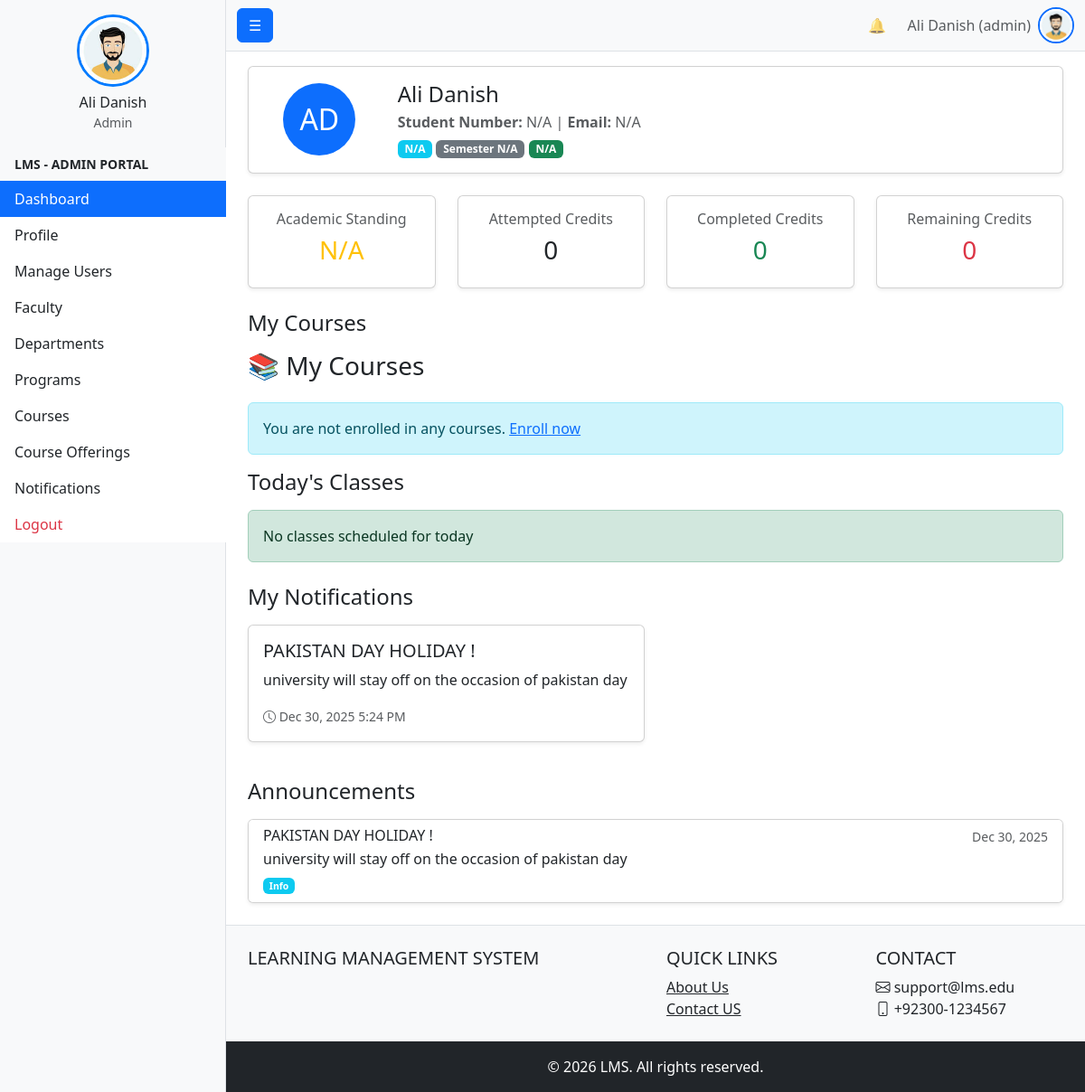
Screenshot of /roles/Student/dashboard.php (signed in) with the database file from the repository.
### tables this page shows
CREATE TABLE `users` (
  `id` int(11) NOT NULL,
  `first_name` varchar(100) NOT NULL,
  `last_name` varchar(100) NOT NULL,
  `full_name` varchar(201) GENERATED ALWAYS AS (concat(`first_name`,' ',`last_name`)) STORED,
  `email` varchar(255) DEFAULT NULL,
  `contact_number` varchar(20) DEFAULT NULL,
  `profile_image` varchar(255) DEFAULT NULL COMMENT 'Stores profile image filename (stored in /public/uploads/profiles/)',
  `campus_id` int(11) DEFAULT NULL,
  `gender` enum('male','female','other') DEFAULT NULL,
  `cnic` varchar(15) DEFAULT NULL,
  `date_of_birth` date DEFAULT NULL,
  `address` text DEFAULT NULL,
  `password_hash` varchar(255) NOT NULL,
  `user_code` varchar(255) NOT NULL,
  `status` enum('active','inactive','suspended') NOT NULL DEFAULT 'active',
  `is_deleted` tinyint(1) NOT NULL DEFAULT 0,
  `created_at` timestamp NOT NULL DEFAULT current_timestamp(),
  `updated_at` timestamp NOT NULL DEFAULT current_timestamp() ON UPDATE current_timestamp(),
  `last_login_at` datetime DEFAULT NULL
);

CREATE TABLE `roles` (
  `role_id` int(11) NOT NULL,
  `role_name` enum('student','faculty','admin','student_affairs','examination','admission','accounts') NOT NULL
);

CREATE TABLE `user_notification` (
  `user_id` int(11) NOT NULL,
  `notification_id` int(11) NOT NULL,
  `is_read` tinyint(1) NOT NULL DEFAULT 0,
  `read_at` datetime DEFAULT NULL
);

CREATE TABLE `notification` (
  `notification_id` int(11) NOT NULL,
  `title` varchar(150) NOT NULL,
  `message` text NOT NULL,
  `notification_type` enum('info','warning','alert','assignment','exam','system') NOT NULL DEFAULT 'info',
  `is_general` tinyint(1) NOT NULL DEFAULT 0,
  `scheduled_at` datetime DEFAULT NULL,
  `created_by` int(11) DEFAULT NULL,
  `created_at` timestamp NOT NULL DEFAULT current_timestamp(),
  `updated_at` timestamp NOT NULL DEFAULT current_timestamp() ON UPDATE current_timestamp()
);

### config.php (called while the page is built, shortened)
<?php
function url(string $path = ''): string {
    return rtrim(BASE_URL, '/') . '/' . ltrim($path, '/');
}

### roles/Student/dashboard.php (the view, shortened to what this page needs)
<?php
require_once $_SERVER['DOCUMENT_ROOT'] . '/project1/bootstrap.php';
$id = $_SESSION['user_id'];
$first_name = $_SESSION['first_name'] ?? 'Guest';
$last_name = $_SESSION['last_name'] ?? '';
$student_info = [];
$today_classes = [];
$stmt = $conn->prepare("
    SELECT n.title, n.message, n.notification_type, n.created_at,
           un.is_read, un.read_at
    FROM user_notification un
    JOIN notification n ON un.notification_id = n.notification_id
    WHERE un.user_id = ?
    ORDER BY n.created_at DESC
    LIMIT 5
");
$stmt->bind_param("i", $id);
$stmt->execute();
$notifications = $stmt->get_result()->fetch_all(MYSQLI_ASSOC);
$stmt = $conn->prepare("
    SELECT title, message, notification_type, created_at
    FROM notification
    WHERE is_general = TRUE
    ORDER BY created_at DESC
    LIMIT 5
");
$stmt->execute();
$announcements = $stmt->get_result()->fetch_all(MYSQLI_ASSOC);
?>
<div class="card mb-4 shadow-sm">
    <div class="card-body">
        <div class="row align-items-center">
            <div class="col-md-2 text-center">
                <div class="bg-primary text-white rounded-circle d-inline-flex align-items-center justify-content-center"
                     style="width: 80px; height: 80px; font-size: 2rem;">
                    <?= strtoupper(substr($first_name, 0, 1) . substr($last_name, 0, 1)) ?>
                </div>
            </div>
            <div class="col-md-10">
                <h4 class="mb-1"><?= htmlspecialchars($first_name . ' ' . $last_name) ?></h4>
                <p class="mb-1 text-muted">
                    <strong>Student Number:</strong> <?= htmlspecialchars($student_info['student_number'] ?? 'N/A') ?> |
                    <strong>Email:</strong> <?= htmlspecialchars($student_info['email'] ?? 'N/A') ?>
                </p>
                <p class="mb-0">
                    <span class="badge bg-info"><?= htmlspecialchars($student_info['program_name'] ?? 'N/A') ?></span>
                    <span class="badge bg-secondary">Semester <?= htmlspecialchars($student_info['current_semester'] ?? 'N/A') ?></span>
                    <span class="badge bg-success"><?= ucfirst(str_replace('_', ' ', $student_info['enrollment_status'] ?? 'N/A')) ?></span>
                </p>
            </div>
        </div>
    </div>
</div>
<div class="row mb-4">
    <div class="col-md-3">
        <div class="card text-center shadow-sm">
            <div class="card-body">
                <h6 class="text-muted">Academic Standing</h6>
                <h3 class="text-<?= ($student_info['academic_standing'] === 'honors') ? 'success' :
                    (($student_info['academic_standing'] === 'good') ? 'primary' : 'warning') ?>">
                    <?= ucfirst($student_info['academic_standing'] ?? 'N/A') ?>
                </h3>
            </div>
        </div>
    </div>
    <div class="col-md-3">
        <div class="card text-center shadow-sm">
            <div class="card-body">
                <h6 class="text-muted">Attempted Credits</h6>
                <h3><?= htmlspecialchars($student_info['attempted_credit_hrs'] ?? 0) ?></h3>
            </div>
        </div>
    </div>
    <div class="col-md-3">
        <div class="card text-center shadow-sm">
            <div class="card-body">
                <h6 class="text-muted">Completed Credits</h6>
                <h3 class="text-success"><?= htmlspecialchars($student_info['completed_credit_hrs'] ?? 0) ?></h3>
            </div>
        </div>
    </div>
    <div class="col-md-3">
        <div class="card text-center shadow-sm">
            <div class="card-body">
                <h6 class="text-muted">Remaining Credits</h6>
                <h3 class="text-danger"><?= htmlspecialchars($student_info['remaining_credit_hrs'] ?? 0) ?></h3>
            </div>
        </div>
    </div>
</div>
<h4 class="mb-3">My Courses</h4>
<?php include __DIR__ . '/courses/courses.php'; ?>
<h4 class="mb-3">Today's Classes</h4>
<?php if (!empty($today_classes)): ?>
<div class="card mb-4 shadow-sm">
    <div class="card-body">
        <div class="table-responsive">
            <table class="table table-hover">
                <thead>
                    <tr>
                        <th>Time</th>
                        <th>Course</th>
                        <th>Lesson</th>
                        <th>Session Type</th>
                        <th>Status</th>
                    </tr>
                </thead>
                <tbody>
                    <?php foreach ($today_classes as $class): ?>
                        <tr>
                            <td>
                                <?php if ($class['start_time'] && $class['end_time']): ?>
                                    <?= date('g:i A', strtotime($class['start_time'])) ?> - <?= date('g:i A', strtotime($class['end_time'])) ?>
                                <?php else: ?>
                                    <span class="text-muted">Time TBA</span>
                                <?php endif; ?>
                            </td>
                            <td><strong><?= htmlspecialchars($class['course_code']) ?></strong><br>
                                <small class="text-muted"><?= htmlspecialchars($class['course_name']) ?></small>
                            </td>
                            <td><?= htmlspecialchars($class['lesson_title']) ?></td>
                            <td><span class="badge bg-secondary"><?= ucfirst($class['session_type']) ?></span></td>
                            <td>
                                <span class="badge bg-<?= $class['status'] === 'completed' ? 'success' : ($class['status'] === 'cancelled' ? 'danger' : 'primary') ?>">
                                    <?= ucfirst($class['status']) ?>
                                </span>
                            </td>
                        </tr>
                    <?php endforeach; ?>
                </tbody>
            </table>
        </div>
    </div>
</div>
<?php else: ?>
    <div class="alert alert-success mb-4">No classes scheduled for today</div>
<?php endif; ?>
<?php if (!empty($notifications)): ?>
<h4 class="mb-3">My Notifications</h4>
<div class="row mb-4">
    <?php foreach ($notifications as $note): ?>
        <div class="col-md-6 mb-3">
            <div class="card shadow-sm <?= $note['is_read'] ? '' : 'border-primary' ?>">
                <div class="card-body">
                    <div class="d-flex justify-content-between align-items-start">
                        <h5 class="card-title"><?= htmlspecialchars($note['title']) ?></h5>
                    </div>
                    <p class="card-text"><?= htmlspecialchars($note['message']) ?></p>
                    <small class="text-muted">
                        <i class="bi bi-clock"></i> <?= date('M d, Y g:i A', strtotime($note['created_at'])) ?>
                    </small>
                </div>
            </div>
        </div>
    <?php endforeach; ?>
</div>
<?php endif; ?>
<h4 class="mb-3">Announcements</h4>
<?php if (!empty($announcements)): ?>
<div class="card shadow-sm mb-4">
    <div class="list-group list-group-flush">
        <?php foreach ($announcements as $announcement): ?>
            <div class="list-group-item">
                <div class="d-flex w-100 justify-content-between">
                    <h6 class="mb-1"><?= htmlspecialchars($announcement['title']) ?></h6>
                    <small class="text-muted"><?= date('M d, Y', strtotime($announcement['created_at'])) ?></small>
                </div>
                <p class="mb-1"><?= htmlspecialchars($announcement['message']) ?></p>
                <small>
                    <span class="badge bg-<?=
                        $announcement['notification_type'] === 'alert' ? 'danger' :
                        ($announcement['notification_type'] === 'warning' ? 'warning' : 'info')
                    ?>">
                        <?= ucfirst($announcement['notification_type']) ?>
                    </span>
                </small>
            </div>
        <?php endforeach; ?>
    </div>
</div>
<?php else: ?>
    <div class="alert alert-secondary mb-4">No announcements at this time.</div>
<?php endif; ?>
<?php
require_once include_file('templates/layout/master_base.php');
?>

### templates/layout/navbar.php (shortened to what this page needs)
<?php
require_once $_SERVER['DOCUMENT_ROOT'].'/project1/bootstrap.php';
$name = 'Guest';
$role = 'guest';
$profile_image_url = url('public/male_avatar.jpeg');
if (isset($_SESSION['user_id'])) {
    $user_id = $_SESSION['user_id'];
    $stmt = $conn->prepare("
        SELECT u.full_name, r.role_name
        FROM users u
        LEFT JOIN user_roles ur ON u.id = ur.user_id
        LEFT JOIN roles r ON ur.role_id = r.role_id
        WHERE u.id = ?
        LIMIT 1
    ");
    $stmt->bind_param('i', $user_id);
    $stmt->execute();
    $result = $stmt->get_result();
    if ($row = $result->fetch_assoc()) {
        $name = $row['full_name'];
        $role = $row['role_name'] ?? 'guest';
    }
} else {
    $unread_count = 0;
    $notifications = [];
}
?>
<nav class="navbar navbar-expand-lg navbar-light bg-light border-bottom">
    <div class="container-fluid">
        <button class="btn btn-primary " id="sidebarToggle">☰</button>
        <div class="collapse navbar-collapse" id="navbarNav">
            <ul class="navbar-nav ms-auto align-items-center">
                <li class="nav-item dropdown me-3">
                    <a class="nav-link position-relative" href="#" id="notificationDropdown" role="button"
                       data-bs-toggle="dropdown" aria-expanded="false" title="Notifications">
                        🔔
                    </a>
                </li>
                <li class="nav-item me-2">
                    <span class="text-muted"><?= htmlspecialchars($name) ?> (<?= htmlspecialchars($role) ?>)</span>
                </li>
                <li class="nav-item dropdown">
                    <a class="nav-link p-0" href="#" id="userDropdown" role="button" data-bs-toggle="dropdown" aria-expanded="false" title="Profile Menu">
                        <img src="<?= $profile_image_url ?>" alt="Profile" class="rounded-circle border border-2 border-primary" style="width: 40px; height: 40px; object-fit: cover; cursor: pointer;">
                    </a>
                </li>
            </ul>
        </div>
    </div>
</nav>

### css/styles.css (style rules this page uses)
.list-group-item { border: none; border-radius: 0; }

### rows the page displays
users: full_name "Ali Danish", roles.role_name "admin"
user_notification: notification.title "PAKISTAN DAY HOLIDAY !", notification.message "university will stay off on the occasion of pakistan day", notification.created_at "Dec 30, 2025 5:24 PM"

### other values shown
$name "Ali Danish"
$role "Admin"
$role "ADMIN"
$label "Dashboard"
$label "Profile"
$label "Manage Users"
$label "Faculty"
$label "Departments"
$label "Programs"
$label "Courses"
$label "Course Offerings"
$label "Notifications"
substr($first_name, 0, 1) . substr($last_name, 0, 1) "AD"
$first_name . ' ' . $last_name "Ali Danish"
$student_info['student_number'] "N/A"
